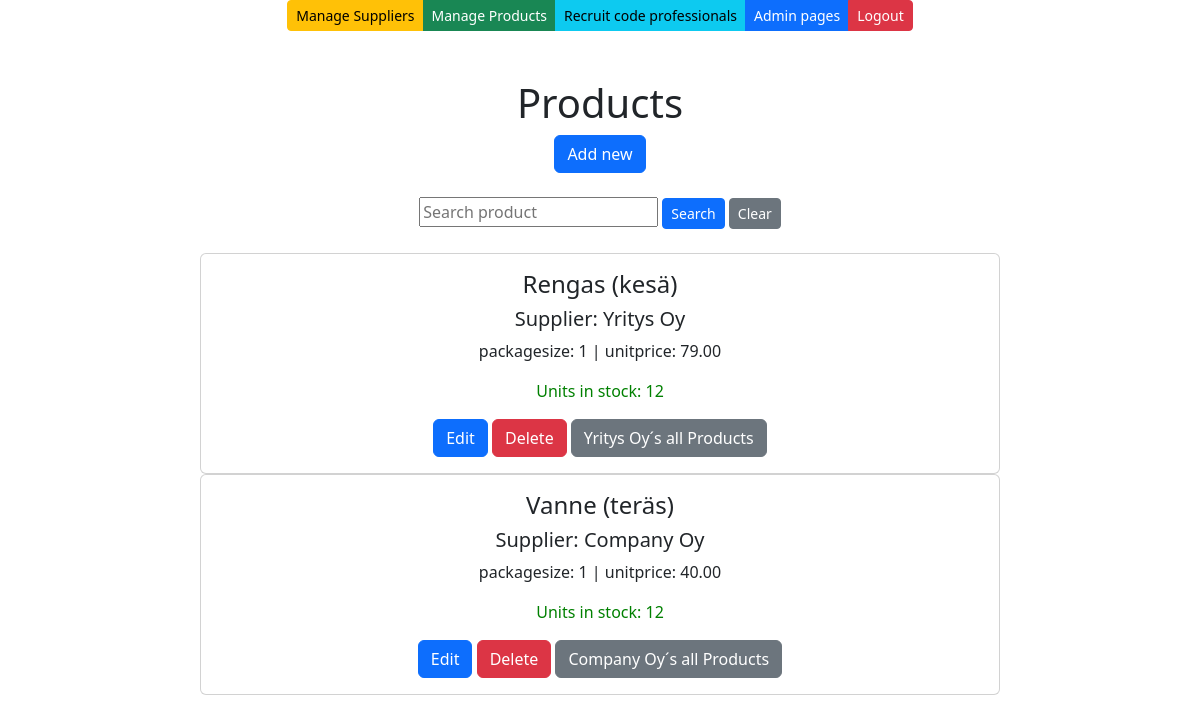
Page /products/ (signed in) on the earlier database version.
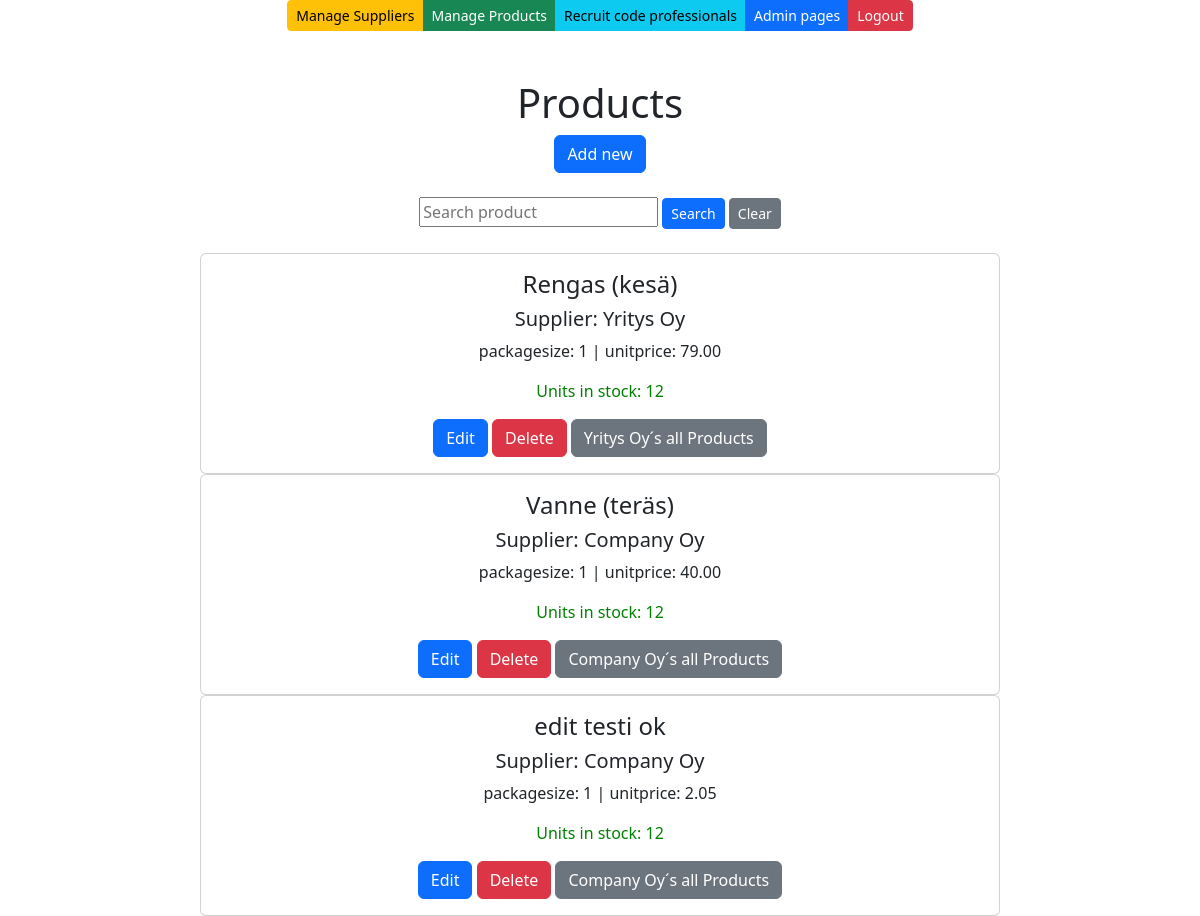
Same page on the later database version.
### app/models.py (models this page shows, shortened)
class Product(models.Model):
    productname = models.CharField(max_length=50, default='productname')
    packagesize = models.CharField(max_length=50, default='packagesize')
    unitprice = models.DecimalField(max_digits=10, decimal_places=2)
    unitsinstock = models.IntegerField(default=0)
    supplier = models.ForeignKey(Supplier, on_delete=models.CASCADE)

class Supplier(models.Model):
    companyname = models.CharField(max_length=50, default='firma')
    contactname = models.CharField(max_length=50, default='contact')
    address = models.CharField(max_length=50, default='address')
    phone = models.CharField(max_length=50, default='phone')
    email = models.EmailField(max_length=50, default='email')
    country = models.CharField(max_length=50, default='country')

### app/views.py (the view)
# urls.py: path('products/', productlistview),
def productlistview(request):
    if not request.user.is_authenticated:
        return render(request, 'loginerror.html', {'error': 'You must login first'})
    else:
        productlist = Product.objects.all()
        supplierlist = Supplier.objects.all()
        context = {'products': productlist, 'suppliers': supplierlist}
        return render (request,"productlist.html",context)

### app/templates/productlist.html (shortened to what this page needs)
{% extends 'index.html' %}
{% block content %}
<div class="container">
    <div class="row">
        <div class="col-md-12">
            <br />
            <br />
            <h1>Products</h1>
            <a onclick="showaddform()" class="btn btn-primary">Add new</a>
            <br />
            <br />
            <form method="post" action="/search-product/">
                <input type="text" name="search" placeholder="Search product">
                <input type="submit" value="Search" class="btn btn-primary btn-sm">
                <button type="button" class="btn btn-secondary btn-sm" onclick="clearSearch()">Clear</button>
            </form>
            <br />
            {% for p in products %}
            <div class="card" style="width: 50rem;">
                <div class="card-body">
                    <h4 class="card-title">{{p.productname}} </h4>
                    <h5 class="card-text">Supplier: {{p.supplier.companyname}}</h5>
                    <p class="card-text">packagesize: {{p.packagesize}} | unitprice: {{p.unitprice}}</p>
                    <p class="card-text" style="color: green;">Units in stock: {{p.unitsinstock}}</p>
                    <a href="/edit-product-get/{{p.id}}/" class="btn btn-primary">Edit</a>
                    <a href="/confirm-delete-product/{{p.id}}/" class="btn btn-danger">Delete</a>
                    <a href="/products-by-supplier/{{p.supplier.id}}/" class="btn btn-secondary">{{p.supplier.companyname}}´s all Products</a>
                </div>
            </div>
            {% empty %}
            <div class="card" style="width: 50rem;">
                <div class="card-body">
                    <p class="card-text">No products found in the database </p>
                </div>
            </div>
            {%endfor%}
        </div>
    </div>
</div>
{% endblock %}

Differences in the rows shown:
added Product: productname "edit testi ok", supplier.companyname "Company Oy", packagesize "1", unitprice "2.05", unitsinstock "12"
